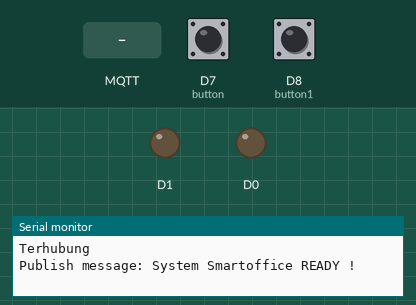
Bench run of a sketch on a simulated ESP8266 (NodeMCU). Parts: output pins drawn as LEDs (lit = HIGH), the last lines printed to the serial monitor. Dashed ring = blinking. Inputs (shaded band) come from the test bench; at power-on: D7 (button) LOW, D8 (button1) LOW. WiFi joins after 1.5 s; servers stay silent unless stated; random numbers use the default seed unless the sketch sets one; no MQTT or app messages arrive unless stated.

Above: at 2.7 s.
2.8 s: D7 (button) pulled HIGH for 1 s
At 4.7 s:
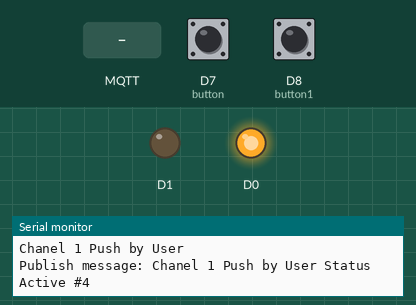
5.5 s: D8 (button1) pulled HIGH for 3.2 s
At 6.25 s:
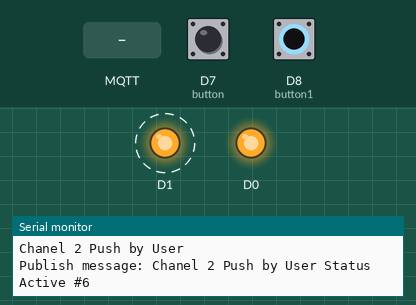
11.7 s: MQTT message "offa" arrives on the first subscribed topic
At 12.8 s:
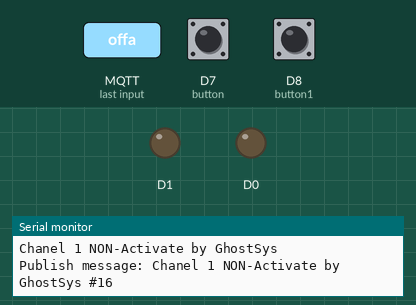
13.2 s: MQTT message "onb" arrives on the first subscribed topic
At 13.9 s:
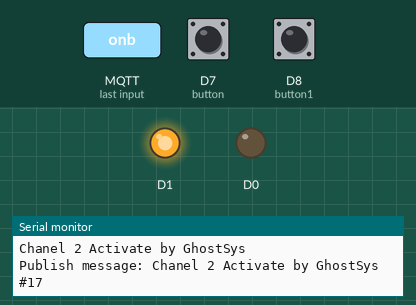
14.7 s: D7 (button) pulled HIGH for 0.15 s
At 16.4 s:
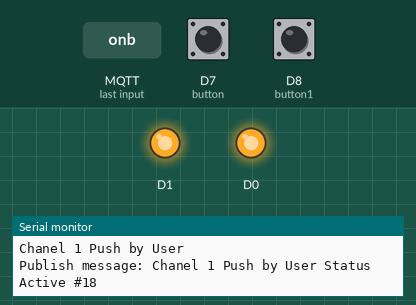
Timing chart, 0 to 17.5 s (numbered marks = the images above; inputs shaded):
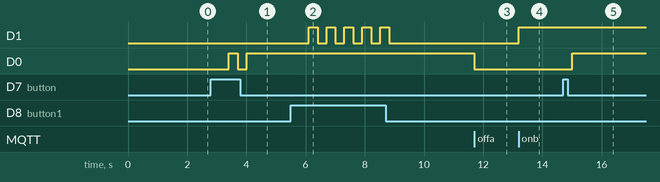

The sketch:

twin_control_NodeMcu.ino
```cpp
#include <IPAddress.h>
#include <Stream.h>
#include <ESP8266WiFi.h>
#include <PubSubClient.h>

#define MQTT_VERSION_3_1      3
#define MQTT_VERSION_3_1_1    4

// MQTT_VERSION : Pick the version
#define MQTT_VERSION MQTT_VERSION_3_1
#ifndef MQTT_VERSION
//#define MQTT_VERSION MQTT_VERSION_3_1_1
#endif


//#ifndef MQTT_MAX_PACKET_SIZE
//#define MQTT_MAX_PACKET_SIZE 128
//#endif


int button= D7;
int nilaitombol;
int button1= D8;
int nilaitombol1;
int count;

//const int led= D5;
//const int led1= D6;
//const int pin_LED = D5;
//const int pin_LED1 = D6;
//int pin_switch = D7;
//int pin_switch1 = D8;

// Timers auxiliar variables
long now = millis();
long lastMeasure = 0;


// variables to hold the new and old switch states
boolean oldSwitchState = LOW;
boolean newSwitchState = LOW;
boolean LEDstatus = LOW;


// WIFI parameters
const char* SSID = "SSID";
const char* PASSWORD = "PASS";


const char* BROKER_MQTT = "test.mosquitto.org";
int BROKER_PORT = 1883;
WiFiClient espClient;
PubSubClient MQTT(espClient);

long lastMsg = 0;
char msg[50];
int value = 0;


void setup() {
  initPins();
  initSerial();
  initWiFi();
  initMQTT();

}

void initPins() {
  pinMode(D0, OUTPUT);
  pinMode(D1, OUTPUT);
  //  pinMode(D2, OUTPUT);
  //  pinMode(D3, OUTPUT);
  digitalWrite(D0, LOW);
  digitalWrite(D1, LOW);
  //  digitalWrite(D2, LOW);
  //  digitalWrite(D3, LOW);

  //saklar manual
pinMode(button, INPUT);
//pinMode(led, OUTPUT);
pinMode(button1, INPUT);
//pinMode(led1, OUTPUT);
}

void initSerial() {
  Serial.begin(115200);
}

void initWiFi() {
  delay(10);
  Serial.println();
  Serial.print("Connecting: ");
  Serial.println(SSID);

  WiFi.begin(SSID, PASSWORD); // Wifi Connect
  while (WiFi.status() != WL_CONNECTED) {
    delay(100);
    Serial.print(".");
  }

  Serial.println("");
  Serial.print(SSID);
  Serial.println(" | IP ");
  Serial.println(WiFi.localIP());
}

// MQTT Broker connection
void initMQTT() {
  MQTT.setServer(BROKER_MQTT, BROKER_PORT);
  MQTT.setCallback(mqtt_callback);
}

// Receive messages
void mqtt_callback(char* topic, byte* payload, unsigned int length) {

  String message;
  for (int i = 0; i < length; i++) {
    char c = (char)payload[i];
    message += c;
  }
  Serial.print("Topic ");
  Serial.print(topic);
  Serial.print(" | ");
  Serial.println(message);

  //relay hiji
  if (message == "ona") {
    digitalWrite(D0, HIGH);
    Serial.println("Chanel 1 Activate by GhostSys");
    ++value;
    snprintf (msg, 75, "Chanel 1 Activate by GhostSys #%ld", value);
    Serial.print("Publish message: ");
    Serial.println(msg);
    MQTT.publish("smartoffice/cid",msg);
  }
  if (message == "offa") {
    digitalWrite(D0, LOW);
        Serial.println("Chanel 1 NON-Activate by GhostSys");
        ++value;
    snprintf (msg, 75, "Chanel 1 NON-Activate by GhostSys #%ld", value);
    Serial.print("Publish message: ");
    Serial.println(msg);
    MQTT.publish("smartoffice/cid",msg);
  }

  //relay dua
  if (message == "onb") {
    digitalWrite(D1, HIGH);
    Serial.println("Chanel 2 Activate by GhostSys");
    ++value;
    snprintf (msg, 75, "Chanel 2 Activate by GhostSys #%ld", value);
    Serial.print("Publish message: ");
    Serial.println(msg);
    MQTT.publish("smartoffice/cid",msg);
  }
  if (message == "offb") {
    digitalWrite(D1, LOW);
            Serial.println("Chanel 2 NON-Activate by GhostSys");
            ++value;
    snprintf (msg, 75, "Chanel 2 NON-Activate by GhostSys #%ld", value);
    Serial.print("Publish message: ");
    Serial.println(msg);
    MQTT.publish("smartoffice/cid",msg);
  }

  ////relay tiga
  //  if (message == "1c") {
  //    digitalWrite(D2, HIGH);
  //    }
  //  if (message == "2c") {
  //    digitalWrite(D2, LOW);
  //    }
  //
  ////relay tiga
  //  if (message == "1d") {
  //    digitalWrite(D3, HIGH);
  //    }
  //  if (message == "2d") {
  //    digitalWrite(D3, LOW);
  //}
  //semua off

  if (message == "alloff") {
    digitalWrite(D0, LOW);
    digitalWrite(D1, LOW);
    //    digitalWrite(D2, LOW);
    //    digitalWrite(D3, LOW);
                Serial.println("All Chanel Off by GhostSys ");
                ++value;
    snprintf (msg, 75, "All Chanel Off by GhostSys #%ld", value);
    Serial.print("Publish message: ");
    Serial.println(msg);
    MQTT.publish("smartoffice/cid",msg);
  }
  //semua nyala

  if (message == "allon") {
    digitalWrite(D0, HIGH);
    digitalWrite(D1, HIGH);
    //    digitalWrite(D2, HIGH);
    //    digitalWrite(D3, HIGH);
                 Serial.println("All Chanel On by GhostSys ");
                 ++value;
    snprintf (msg, 75, "All Chanel On by GhostSys #%ld", value);
    Serial.print("Publish message: ");
    Serial.println(msg);
    MQTT.publish("smartoffice/cid",msg);
  }

  message = "";
  Serial.println();
  Serial.flush();
}

void reconnectMQTT() {
  while (!MQTT.connected()) {
    Serial.print("Menghubungkan dengan Broker MQTT: ");
    Serial.println(BROKER_MQTT);
    String clientId = "ESP8266Client-";
    clientId += String(random(0xffff), HEX);
    if (MQTT.connect("Smart Office")) {
      Serial.println("Terhubung");
      MQTT.subscribe("cid/lamp");
    snprintf (msg, 75, "System Smartoffice READY !", value);
    Serial.print("Publish message: ");
    Serial.println(msg);
    MQTT.publish("smartoffice/cid",msg);
    } else {
      Serial.println("Terjadi kesalahan koneksi");
      Serial.println("Mencoba menghubungkan kembali dalam 2 detik");
      delay(2000);
    }
  }
}

void recconectWiFi() {
  while (WiFi.status() != WL_CONNECTED) {
    delay(100);
    Serial.print(".");
  }
}

void loop() {
nilaitombol= digitalRead(button);

if(nilaitombol == 1){
count++;
delay(300);
if(count==1){
digitalWrite(D0, LOW);
    Serial.println("Chanel 1 Push by User");
    ++value;
    snprintf (msg, 75, "Chanel 1 Push by User Status NON_Active #%ld", value);
    Serial.print("Publish message: ");
    Serial.println(msg);
    MQTT.publish("",msg);
}
if(count==2){
digitalWrite(D0, HIGH);
    Serial.println("Chanel 1 Push by User");
    ++value;
    snprintf (msg, 75, "Chanel 1 Push by User Status Active #%ld", value);
    Serial.print("Publish message: ");
    Serial.println(msg);
    MQTT.publish("smartoffice/cid",msg);
count=0;
}
}

nilaitombol= digitalRead(button1);

if(nilaitombol == 1){
count++;
delay(300);
if(count==1){
digitalWrite(D1, LOW);
    Serial.println("Chanel 2 Push by User");
    ++value;
    snprintf (msg, 75, "Chanel 2 Push by User Status NON_Active #%ld", value);
    Serial.print("Publish message: ");
    Serial.println(msg);
    MQTT.publish("smartoffice/cid",msg);
}
if(count==2){
digitalWrite(D1, HIGH);
    Serial.println("Chanel 2 Push by User ");
    ++value;
    snprintf (msg, 75, "Chanel 2 Push by User Status Active #%ld", value);
    Serial.print("Publish message: ");
    Serial.println(msg);
    MQTT.publish("smartoffice/cid",msg);
count=0;
}
}

  if (!MQTT.connected()) {
    reconnectMQTT();
  }
  recconectWiFi();
  MQTT.loop();


}
```

Measured:
- after the input at 2.8 s, D0: LOW → HIGH after 0.60 s, → LOW 0.30 s later, → HIGH 0.30 s later
- after the input at 5.5 s, D1: alternates HIGH for 0.30 s and LOW for 0.30 s, 10 changes in all, then stays LOW, starting after 0.60 s
- after the input at 11.7 s, D0: HIGH → LOW at once
- after the input at 13.2 s, D1: LOW → HIGH at once
- after the input at 14.7 s, D0: LOW → HIGH after 0.30 s
